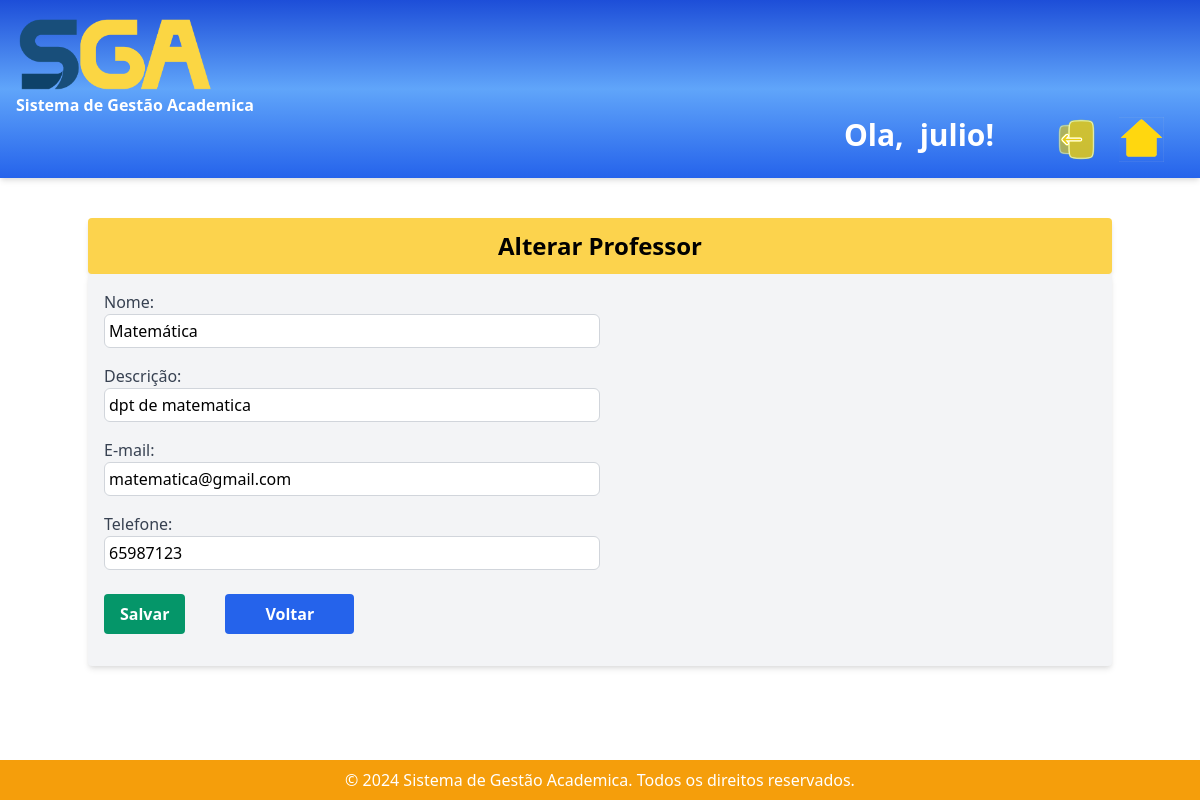
The page /editar_departamento/1/ (signed in) on the database as committed earlier.
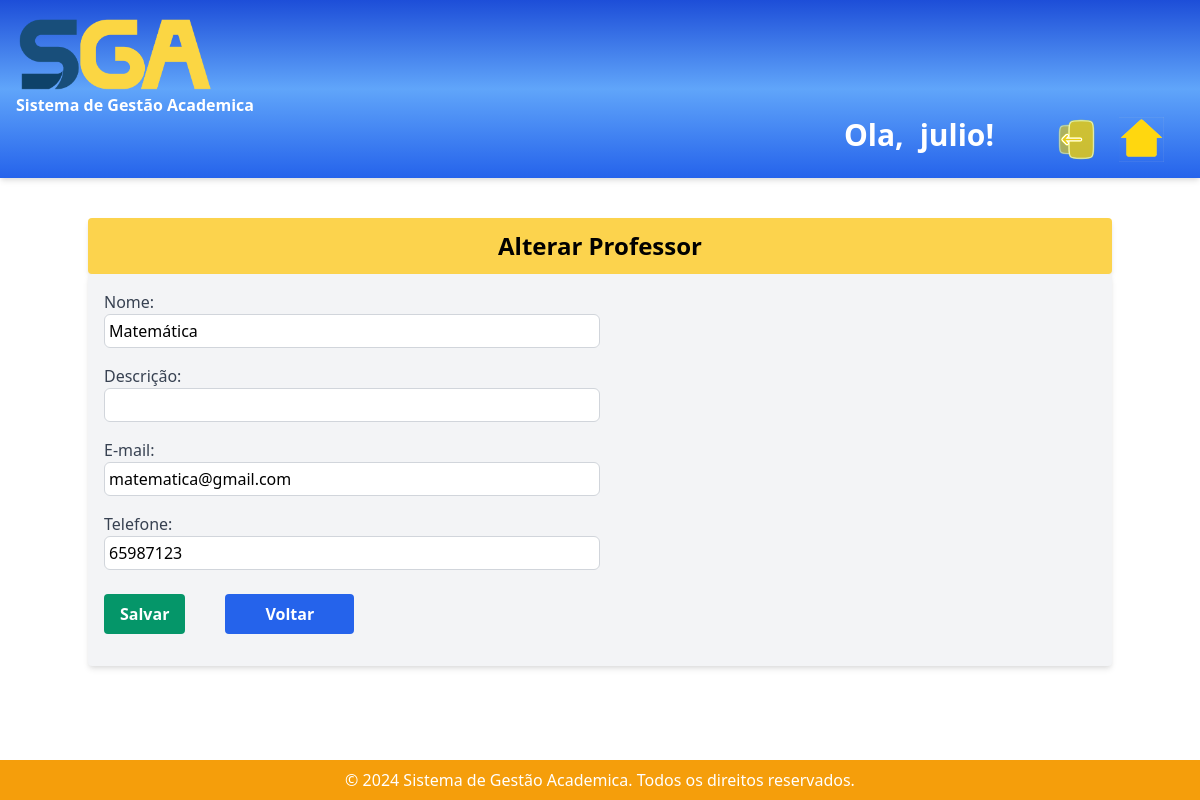
The same page on the database as committed later.
### sistema_academico/models.py (models this page shows, shortened)
class Departamento(models.Model):
    nome = models.CharField(max_length=100)
    descricao = models.TextField()
    telefone = models.CharField(max_length=20, null=True, blank=True)
    email = models.EmailField()

### sistema_academico/views.py (the view, shortened to what this page needs)
# urls.py: path('editar_departamento/<int:id>/', views.editar_departamento, name = 'editar_departamento')
@login_required(login_url="/")
def editar_departamento(request,id):
    departamento = Departamento.objects.get(id=id)
    return render(request, 'editar_departamento.html', {'departamento':departamento})

### sistema_academico/templates/editar_departamento.html (shortened to what this page needs)
{% extends 'base.html' %}
{% block content %}
<div class="container mx-auto bg-yellow-300 mt-10 mb-0 p-3 shadow-md overflow-hidden sm:rounded">
  <h1 class="text-center font-bold text-2xl">Alterar Professor</h1>
</div>
<form method="POST" class="container mx-auto bg-gray-100 shadow-md rounded px-4 pt-4 pb-6 mb-6  divide-gray-200">
    <div>
        <div class="mb-4">
            <label for="nome" class="block text-gray-700">Nome:</label>
            <input type="text" value="{{departamento.nome}}" id="nome" name="nome" class="border border-gray-300 p-1 rounded-md transition-colors duration-300 ease-in-out focus:outline-none focus:border-blue-500 hover:border-blue-500 w-1/2">
        </div>
        <div class="mb-4">
            <label for="descricao" class="block text-gray-700">Descrição:</label>
            <input type="text" value="{{departamento.descricao}}" id="descricao" name="descricao" class="border border-gray-300 p-1 rounded-md transition-colors duration-300 ease-in-out focus:outline-none focus:border-blue-500 hover:border-blue-500 w-1/2">
        </div>
        <div class="mb-4">
            <label for="email" class="block text-gray-700">E-mail:</label>
            <input type="email" value="{{departamento.email}}" id="nome" name="email" class="border border-gray-300 p-1 rounded-md transition-colors duration-300 ease-in-out focus:outline-none focus:border-blue-500 hover:border-blue-500 w-1/2">
        </div>
        <div class="mb-4">
            <label for="telefone" class="block text-gray-700">Telefone:</label>
            <input type="text" value="{{departamento.telefone}}" id="telefone" name="telefone" class="border border-gray-300 p-1 rounded-md transition-colors duration-300 ease-in-out focus:outline-none focus:border-blue-500 hover:border-blue-500 w-1/2">
        </div>
        <div class="flex py-2 space-x-10 mt-2">
            <div>
                <button type="submit" class="bg-green-600 hover:bg-green-700 text-white font-bold py-2 px-4 rounded">
                    Salvar
                </button>
            </div>
            <div class="flex">
                <a href="{% url 'cadastrar_departamento' %}" class=" text-center bg-blue-600 hover:bg-blue-700 text-white font-bold py-2 px-10 rounded ">Voltar
                </a>
            </div>
        </div>
    </div>
</form>
{% endblock %}

Rows that differ between the two databases and show on the page:
changed Departamento "Matemática": descricao "dpt de matematica" → (not shown)
